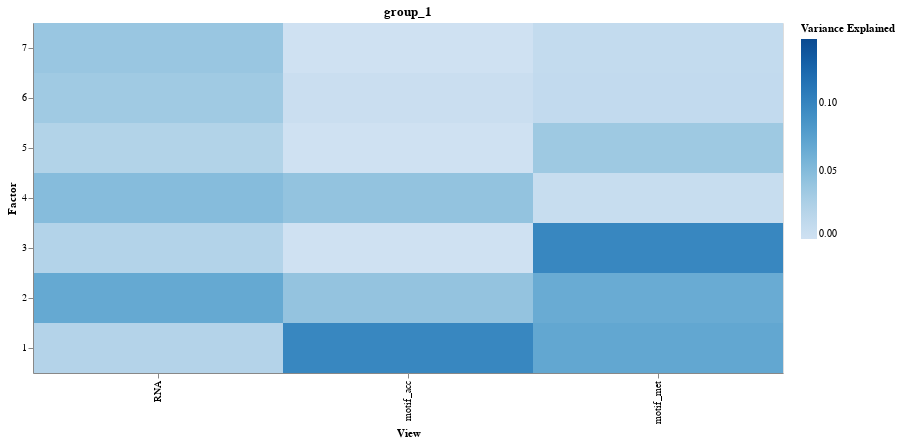

The code cell stored with this chart in its notebook:
### Code cell
plot_variance_explained(model)

### Figure 1 — Vega specification as saved in the notebook (floating-point values rounded to 4 significant figures)
{"$schema": "https://vega.github.io/schema/vega/v5.json", "data": [{"name": "source_0"}, {"name": "data_0", "values": [{"Factor": 1, "Variance Explained": 0.02163, "View": "RNA"}, {"Factor": 2, "Variance Explained": 0.06733, "View": "RNA"}, {"Factor": 3, "Variance Explained": 0.02174, "View": "RNA"}, {"Factor": 4, "Variance Explained": 0.04888, "View": "RNA"}, {"Factor": 5, "Variance Explained": 0.02237, "View": "RNA"}, {"Factor": 6, "Variance Explained": 0.03409, "View": "RNA"}, {"Factor": 7, "Variance Explained": 0.03796, "View": "RNA"}, {"Factor": 1, "Variance Explained": 0.06931, "View": "motif_met"}, {"Factor": 2, "Variance Explained": 0.0654, "View": "motif_met"}, {"Factor": 3, "Variance Explained": 0.09747, "View": "motif_met"}, {"Factor": 4, "Variance Explained": 0.006483, "View": "motif_met"}, {"Factor": 5, "Variance Explained": 0.03506, "View": "motif_met"}, {"Factor": 6, "Variance Explained": 0.01083, "View": "motif_met"}, {"Factor": 7, "Variance Explained": 0.01052, "View": "motif_met"}, {"Factor": 1, "Variance Explained": 0.09783, "View": "motif_acc"}, {"Factor": 2, "Variance Explained": 0.04124, "View": "motif_acc"}, {"Factor": 3, "Variance Explained": 0.0, "View": "motif_acc"}, {"Factor": 4, "Variance Explained": 0.04166, "View": "motif_acc"}, {"Factor": 5, "Variance Explained": 0.0, "View": "motif_acc"}, {"Factor": 6, "Variance Explained": 0.004572, "View": "motif_acc"}, {"Factor": 7, "Variance Explained": 0.0, "View": "motif_acc"}]}, {"name": "data_0_concat_0_x_domain_View", "values": [{"View": "RNA"}, {"View": "motif_met"}, {"View": "motif_acc"}]}, {"name": "source_0_concat_0_y_domain_Factor", "values": [{"Factor": 1, "sort_field": 1}, {"Factor": 2, "sort_field": 2}, {"Factor": 3, "sort_field": 3}, {"Factor": 4, "sort_field": 4}, {"Factor": 5, "sort_field": 5}, {"Factor": 6, "sort_field": 6}, {"Factor": 7, "sort_field": 7}]}], "signals": [{"name": "childWidth", "value": 750}], "marks": [{"type": "group", "name": "concat_0_group", "encode": {"update": {"width": {"signal": "childWidth"}, "height": {"signal": "height"}}}, "marks": [{"type": "rect", "name": "concat_0_marks", "from": {"data": "data_0"}, "encode": {"update": {"width": {"signal": "max(0.25, bandwidth('concat_0_x'))"}, "y": {"field": "Factor", "scale": "concat_0_y"}, "x": {"field": "View", "scale": "concat_0_x"}, "height": {"signal": "max(0.25, bandwidth('concat_0_y'))"}, "fill": {"field": "Variance Explained", "scale": "concat_0_color"}, "tooltip": {"signal": "{\"Factor\": format(datum[\"Factor\"], \"\"), \"View\": isValid(datum[\"View\"]) ? datum[\"View\"] : \"\"+datum[\"View\"], \"Variance Explained\": format(datum[\"Variance Explained\"], \"\")}"}}}, "style": ["rect"]}], "axes": [{"scale": "concat_0_x", "zindex": 1, "labelAlign": "right", "labelAngle": 270, "title": "View", "orient": "bottom", "labelBaseline": "middle", "grid": false}, {"scale": "concat_0_y", "zindex": 1, "orient": "left", "grid": false, "title": "Factor"}], "title": {"text": "group_1", "frame": "group"}, "style": "cell", "legends": [{"fill": "concat_0_color", "gradientLength": {"signal": "clamp(height, 64, 200)"}, "title": "Variance Explained"}]}], "scales": [{"name": "concat_0_x", "type": "band", "domain": {"data": "data_0_concat_0_x_domain_View", "field": "View", "sort": true}, "range": [0, {"signal": "childWidth"}], "paddingInner": 0, "paddingOuter": 0}, {"name": "concat_0_y", "type": "band", "domain": {"data": "source_0_concat_0_y_domain_Factor", "field": "Factor", "sort": {"op": "max", "field": "sort_field", "order": "descending"}}, "range": [0, {"signal": "height"}], "paddingOuter": 0, "paddingInner": 0}, {"name": "concat_0_color", "type": "linear", "domain": [0, 0.1467], "range": {"scheme": "blues"}, "interpolate": "hcl", "zero": true}], "height": 350, "layout": {"padding": 20, "bounds": "full", "align": "each"}, "padding": 5, "background": "white"}
